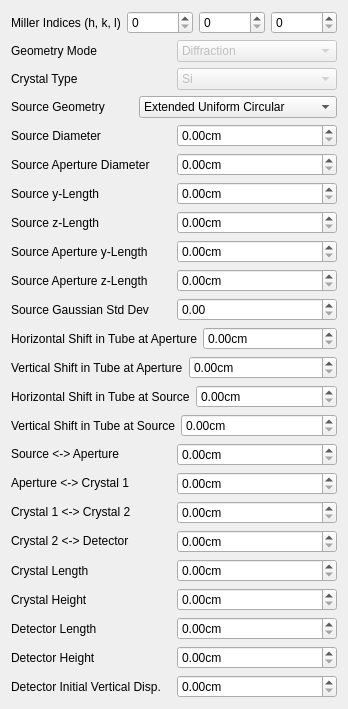
           <widget class="QWidget" name="scrollAreaWidgetContents_2">
            <property name="geometry">
             <rect>
              <x>0</x>
              <y>0</y>
              <width>348</width>
              <height>690</height>
             </rect>
            </property>
            <layout class="QVBoxLayout" name="verticalLayout_5">
             <item>
              <layout class="QHBoxLayout" name="horizontalLayout_81">
               <item>
                <widget class="QLabel" name="sg_label_66">
                 <property name="text">
                  <string>Miller Indices (h, k, l)</string>
                 </property>
                </widget>
               </item>
               <item>
                <widget class="QSpinBox" name="spinBox_5"/>
               </item>
               <item>
                <widget class="QSpinBox" name="spinBox_6"/>
               </item>
               <item>
                <widget class="QSpinBox" name="spinBox_7"/>
               </item>
              </layout>
             </item>
             <item>
              <layout class="QHBoxLayout" name="horizontalLayout_82">
               <item>
                <widget class="QLabel" name="sg_label_78">
                 <property name="text">
                  <string>Geometry Mode</string>
                 </property>
                </widget>
               </item>
               <item>
                <widget class="QComboBox" name="src_geometry_5">
                 <property name="enabled">
                  <bool>false</bool>
                 </property>
                 <item>
                  <property name="text">
                   <string>Diffraction</string>
                  </property>
                 </item>
                 <item>
                  <property name="text">
                   <string>Transmission</string>
                  </property>
                 </item>
                </widget>
               </item>
              </layout>
             </item>
             <item>
              <layout class="QHBoxLayout" name="horizontalLayout_83">
               <item>
                <widget class="QLabel" name="sg_label_79">
                 <property name="text">
                  <string>Crystal Type</string>
                 </property>
                </widget>
               </item>
               <item>
                <widget class="QComboBox" name="src_geometry_6">
                 <property name="enabled">
                  <bool>false</bool>
                 </property>
                 <item>
                  <property name="text">
                   <string>Si</string>
                  </property>
                 </item>
                 <item>
                  <property name="text">
                   <string>Ge</string>
                  </property>
                 </item>
                </widget>
               </item>
              </layout>
             </item>
             <item>
              <layout class="QHBoxLayout" name="horizontalLayout_5">
               <item>
                <widget class="QLabel" name="sg_label">
                 <property name="text">
                  <string>Source Geometry</string>
                 </property>
                </widget>
               </item>
               <item>
                <widget class="QComboBox" name="src_geometry">
                 <item>
                  <property name="text">
                   <string>Extended Uniform Circular</string>
                  </property>
                 </item>
                 <item>
                  <property name="text">
                   <string>Extended Uniform Rectangular</string>
                  </property>
                 </item>
                 <item>
                  <property name="text">
                   <string>Point</string>
                  </property>
                 </item>
                 <item>
                  <property name="text">
                   <string>Extended Gaussian</string>
                  </property>
                 </item>
                </widget>
               </item>
              </layout>
             </item>
             <item>
              <layout class="QHBoxLayout" name="horizontalLayout_17">
               <item>
                <widget class="QLabel" name="sg_label_13">
                 <property name="text">
                  <string>Source Diameter</string>
                 </property>
                </widget>
               </item>
               <item>
                <widget class="QDoubleSpinBox" name="src_aprt_11">
                 <property name="suffix">
                  <string>cm</string>
                 </property>
                 <property name="decimals">
                  <number>2</number>
                 </property>
                 <property name="maximum">
                  <double>9999.000000000000000</double>
                 </property>
                </widget>
               </item>
              </layout>
             </item>
             <item>
              <layout class="QHBoxLayout" name="horizontalLayout_18">
               <item>
                <widget class="QLabel" name="sg_label_14">
                 <property name="text">
                  <string>Source Aperture Diameter</string>
                 </property>
                </widget>
               </item>
               <item>
                <widget class="QDoubleSpinBox" name="src_aprt_12">
                 <property name="suffix">
                  <string>cm</string>
                 </property>
                 <property name="decimals">
                  <number>2</number>
                 </property>
                 <property name="maximum">
                  <double>9999.000000000000000</double>
                 </property>
                </widget>
               </item>
              </layout>
             </item>
             <item>
              <layout class="QHBoxLayout" name="horizontalLayout_24">
               <item>
                <widget class="QLabel" name="sg_label_20">
                 <property name="text">
                  <string>Source y-Length</string>
                 </property>
                </widget>
               </item>
               <item>
                <widget class="QDoubleSpinBox" name="src_aprt_18">
                 <property name="suffix">
                  <string>cm</string>
                 </property>
                 <property name="decimals">
                  <number>2</number>
                 </property>
                 <property name="maximum">
                  <double>9999.000000000000000</double>
                 </property>
                </widget>
               </item>
              </layout>
             </item>
             <item>
              <layout class="QHBoxLayout" name="horizontalLayout_25">
               <item>
                <widget class="QLabel" name="sg_label_21">
                 <property name="text">
                  <string>Source z-Length</string>
                 </property>
                </widget>
               </item>
               <item>
                <widget class="QDoubleSpinBox" name="src_aprt_19">
                 <property name="suffix">
                  <string>cm</string>
                 </property>
                 <property name="decimals">
                  <number>2</number>
                 </property>
                 <property name="maximum">
                  <double>9999.000000000000000</double>
                 </property>
                </widget>
               </item>
              </layout>
             </item>
             <item>
              <layout class="QHBoxLayout" name="horizontalLayout_26">
               <item>
                <widget class="QLabel" name="sg_label_22">
                 <property name="text">
                  <string>Source Aperture y-Length</string>
                 </property>
                </widget>
               </item>
               <item>
                <widget class="QDoubleSpinBox" name="src_aprt_20">
                 <property name="suffix">
                  <string>cm</string>
                 </property>
                 <property name="decimals">
                  <number>2</number>
                 </property>
                 <property name="maximum">
                  <double>9999.000000000000000</double>
                 </property>
                </widget>
               </item>
              </layout>
             </item>
             <item>
              <layout class="QHBoxLayout" name="horizontalLayout_27">
               <item>
                <widget class="QLabel" name="sg_label_23">
                 <property name="text">
                  <string>Source Aperture z-Length</string>
                 </property>
                </widget>
               </item>
               <item>
                <widget class="QDoubleSpinBox" name="src_aprt_21">
                 <property name="suffix">
                  <string>cm</string>
                 </property>
                 <property name="decimals">
                  <number>2</number>
                 </property>
                 <property name="maximum">
                  <double>9999.000000000000000</double>
                 </property>
                </widget>
               </item>
              </layout>
             </item>
             <item>
              <layout class="QHBoxLayout" name="horizontalLayout_19">
               <item>
                <widget class="QLabel" name="sg_label_15">
                 <property name="text">
                  <string>Source Gaussian Std Dev</string>
                 </property>
                </widget>
               </item>
               <item>
                <widget class="QDoubleSpinBox" name="src_aprt_13">
                 <property name="suffix">
                  <string/>
                 </property>
                 <property name="decimals">
                  <number>2</number>
                 </property>
                 <property name="maximum">
                  <double>9999.000000000000000</double>
                 </property>
                </widget>
               </item>
              </layout>
             </item>
             <item>
              <layout class="QHBoxLayout" name="horizontalLayout_20">
               <item>
                <widget class="QLabel" name="sg_label_16">
                 <property name="text">
                  <string>Horizontal Shift in Tube at Aperture</string>
                 </property>
                </widget>
               </item>
               <item>
                <widget class="QDoubleSpinBox" name="src_aprt_14">
                 <property name="suffix">
                  <string>cm</string>
                 </property>
                 <property name="decimals">
                  <number>2</number>
                 </property>
                 <property name="maximum">
                  <double>9999.000000000000000</double>
                 </property>
                </widget>
               </item>
              </layout>
             </item>
             <item>
              <layout class="QHBoxLayout" name="horizontalLayout_21">
               <item>
                <widget class="QLabel" name="sg_label_17">
                 <property name="text">
                  <string>Vertical Shift in Tube at Aperture</string>
                 </property>
                </widget>
               </item>
               <item>
                <widget class="QDoubleSpinBox" name="src_aprt_15">
                 <property name="suffix">
                  <string>cm</string>
                 </property>
                 <property name="decimals">
                  <number>2</number>
                 </property>
                 <property name="maximum">
                  <double>9999.000000000000000</double>
                 </property>
                </widget>
               </item>
              </layout>
             </item>
             <item>
              <layout class="QHBoxLayout" name="horizontalLayout_22">
               <item>
                <widget class="QLabel" name="sg_label_18">
                 <property name="text">
                  <string>Horizontal Shift in Tube at Source</string>
                 </property>
                </widget>
               </item>
               <item>
                <widget class="QDoubleSpinBox" name="src_aprt_16">
                 <property name="suffix">
                  <string>cm</string>
                 </property>
                 <property name="decimals">
                  <number>2</number>
                 </property>
                 <property name="maximum">
                  <double>9999.000000000000000</double>
                 </property>
                </widget>
               </item>
              </layout>
             </item>
             <item>
              <layout class="QHBoxLayout" name="horizontalLayout_23">
               <item>
                <widget class="QLabel" name="sg_label_19">
                 <property name="text">
                  <string>Vertical Shift in Tube at Source</string>
                 </property>
                </widget>
               </item>
               <item>
                <widget class="QDoubleSpinBox" name="src_aprt_17">
                 <property name="suffix">
                  <string>cm</string>
                 </property>
                 <property name="decimals">
                  <number>2</number>
                 </property>
                 <property name="maximum">
                  <double>9999.000000000000000</double>
                 </property>
                </widget>
               </item>
              </layout>
             </item>
             <item>
              <layout class="QHBoxLayout" name="horizontalLayout_6">
               <item>
                <widget class="QLabel" name="sg_label_2">
                 <property name="text">
                  <string>Source &lt;-&gt; Aperture</string>
                 </property>
                </widget>
               </item>
               <item>
                <widget class="QDoubleSpinBox" name="src_aprt">
                 <property name="suffix">
                  <string>cm</string>
                 </property>
                 <property name="decimals">
                  <number>2</number>
                 </property>
                 <property name="maximum">
                  <double>9999.000000000000000</double>
                 </property>
                </widget>
               </item>
              </layout>
             </item>
             <item>
              <layout class="QHBoxLayout" name="horizontalLayout_7">
               <item>
                <widget class="QLabel" name="sg_label_3">
                 <property name="text">
                  <string>Aperture &lt;-&gt; Crystal 1</string>
                 </property>
                </widget>
               </item>
               <item>
                <widget class="QDoubleSpinBox" name="src_aprt_2">
                 <property name="suffix">
                  <string>cm</string>
                 </property>
                 <property name="decimals">
                  <number>2</number>
                 </property>
                 <property name="maximum">
                  <double>9999.000000000000000</double>
                 </property>
                </widget>
               </item>
              </layout>
             </item>
             <item>
              <layout class="QHBoxLayout" name="horizontalLayout_8">
               <item>
                <widget class="QLabel" name="sg_label_4">
                 <property name="text">
                  <string>Crystal 1 &lt;-&gt; Crystal 2</string>
                 </property>
                </widget>
               </item>
               <item>
                <widget class="QDoubleSpinBox" name="src_aprt_3">
                 <property name="suffix">
                  <string>cm</string>
                 </property>
                 <property name="decimals">
                  <number>2</number>
                 </property>
                 <property name="maximum">
                  <double>9999.000000000000000</double>
                 </property>
                </widget>
               </item>
              </layout>
             </item>
             <item>
              <layout class="QHBoxLayout" name="horizontalLayout_9">
               <item>
                <widget class="QLabel" name="sg_label_5">
                 <property name="text">
                  <string>Crystal 2 &lt;-&gt; Detector</string>
                 </property>
                </widget>
               </item>
               <item>
                <widget class="QDoubleSpinBox" name="src_aprt_4">
                 <property name="suffix">
                  <string>cm</string>
                 </property>
                 <property name="decimals">
                  <number>2</number>
                 </property>
                 <property name="maximum">
                  <double>9999.000000000000000</double>
                 </property>
                </widget>
               </item>
              </layout>
             </item>
             <item>
              <layout class="QHBoxLayout" name="horizontalLayout_11">
               <item>
                <widget class="QLabel" name="sg_label_7">
                 <property name="text">
                  <string>Crystal Length</string>
                 </property>
                </widget>
               </item>
               <item>
                <widget class="QDoubleSpinBox" name="src_aprt_6">
                 <property name="suffix">
                  <string>cm</string>
                 </property>
                 <property name="decimals">
                  <number>2</number>
                 </property>
                 <property name="maximum">
                  <double>9999.000000000000000</double>
                 </property>
                </widget>
               </item>
              </layout>
             </item>
             <item>
              <layout class="QHBoxLayout" name="horizontalLayout_12">
               <item>
                <widget class="QLabel" name="sg_label_8">
                 <property name="text">
                  <string>Crystal Height</string>
                 </property>
                </widget>
               </item>
               <item>
                <widget class="QDoubleSpinBox" name="src_aprt_7">
                 <property name="suffix">
                  <string>cm</string>
                 </property>
                 <property name="decimals">
                  <number>2</number>
                 </property>
                 <property name="maximum">
                  <double>9999.000000000000000</double>
                 </property>
                </widget>
               </item>
              </layout>
             </item>
             <item>
              <layout class="QHBoxLayout" name="horizontalLayout_13">
               <item>
                <widget class="QLabel" name="sg_label_9">
                 <property name="text">
                  <string>Detector Length</string>
                 </property>
                </widget>
               </item>
               <item>
                <widget class="QDoubleSpinBox" name="src_aprt_8">
                 <property name="suffix">
                  <string>cm</string>
                 </property>
                 <property name="decimals">
                  <number>2</number>
                 </property>
                 <property name="maximum">
                  <double>9999.000000000000000</double>
                 </property>
                </widget>
               </item>
              </layout>
             </item>
             <item>
              <layout class="QHBoxLayout" name="horizontalLayout_14">
               <item>
                <widget class="QLabel" name="sg_label_10">
                 <property name="text">
                  <string>Detector Height</string>
                 </property>
                </widget>
               </item>
               <item>
                <widget class="QDoubleSpinBox" name="src_aprt_9">
                 <property name="suffix">
                  <string>cm</string>
                 </property>
                 <property name="decimals">
                  <number>2</number>
                 </property>
                 <property name="maximum">
                  <double>9999.000000000000000</double>
                 </property>
                </widget>
               </item>
              </layout>
             </item>
             <item>
              <layout class="QHBoxLayout" name="horizontalLayout_15">
               <item>
                <widget class="QLabel" name="sg_label_11">
                 <property name="text">
                  <string>Detector Initial Vertical Disp.</string>
                 </property>
                </widget>
               </item>
               <item>
                <widget class="QDoubleSpinBox" name="src_aprt_10">
                 <property name="suffix">
                  <string>cm</string>
                 </property>
                 <property name="decimals">
                  <number>2</number>
                 </property>
                 <property name="maximum">
                  <double>9999.000000000000000</double>
                 </property>
                </widget>
               </item>
              </layout>
             </item>
             <item>
              <spacer name="verticalSpacer_3">
               <property name="orientation">
                <enum>Qt::Vertical</enum>
               </property>
               <property name="sizeHint" stdset="0">
                <size>
                 <width>20</width>
                 <height>40</height>
                </size>
               </property>
              </spacer>
             </item>
            </layout>
           </widget>
